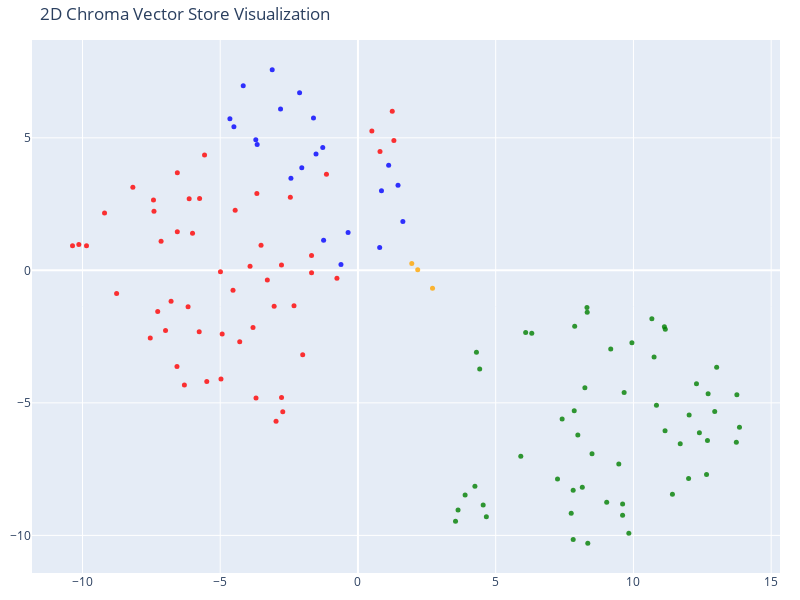

Source (notebook cell):
### Code cell
# We humans find it easier to visalize things in 2D!
# Reduce the dimensionality of the vectors to 2D using t-SNE
# (t-distributed stochastic neighbor embedding)

tsne = TSNE(n_components=2, random_state=42)
reduced_vectors = tsne.fit_transform(vectors)

# Create the 2D scatter plot
fig = go.Figure(data=[go.Scatter(
    x=reduced_vectors[:, 0],
    y=reduced_vectors[:, 1],
    mode='markers',
    marker=dict(size=5, color=colors, opacity=0.8),
    text=[f"Type: {t}<br>Text: {d[:100]}..." for t, d in zip(doc_types, documents)],
    hoverinfo='text'
)])

fig.update_layout(
    title='2D Chroma Vector Store Visualization',
    scene=dict(xaxis_title='x',yaxis_title='y'),
    width=800,
    height=600,
    margin=dict(r=20, b=10, l=10, t=40)
)

fig.show()

### Figure 1 — Plotly figure (JSON) as saved in the notebook; plotly's stock layout.template omitted (floating-point values rounded to 4 significant figures; data arrays with more than 128 entries replaced by an {"elided": "..."} marker saying what was removed)
{"data": [{"hoverinfo": "text", "marker": {"color": {"elided": "129 str values"}, "opacity": 0.8, "size": 5}, "mode": "markers", "text": {"elided": "129 str values"}, "type": "scatter", "x": {"elided": "129 float values"}, "y": {"elided": "129 float values"}}], "layout": {"height": 600, "margin": {"b": 10, "l": 10, "r": 20, "t": 40}, "scene": {"xaxis": {"title": {"text": "x"}}, "yaxis": {"title": {"text": "y"}}}, "title": {"text": "2D Chroma Vector Store Visualization"}, "width": 800}}
